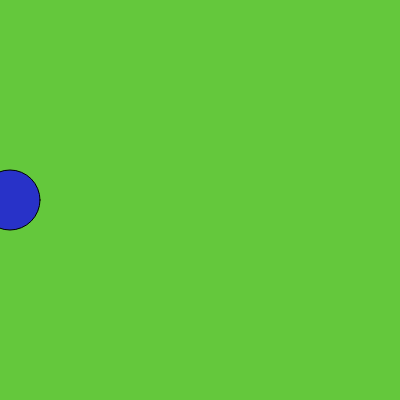
Frame 1 (no input)
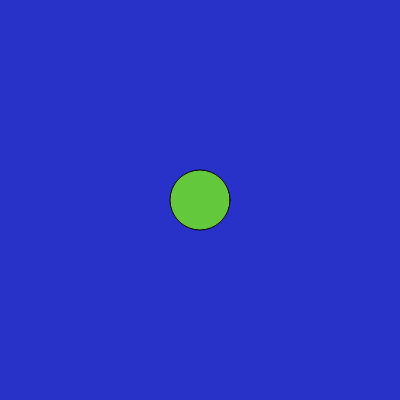
Frame 60 (no input)
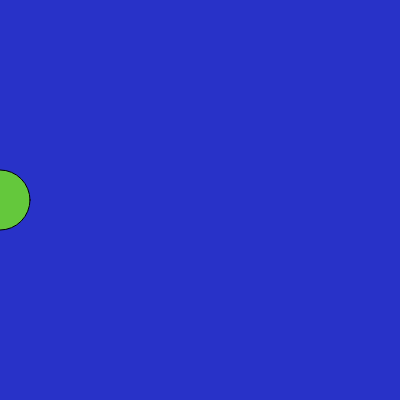
Frame 120 (the mouse pressed at the canvas centre since frame 60)

The p5.js sketch that drew these frames (run headless with seeded random() and noise() and a simulated clock; from frame 60 on, the mouse is pressed at the canvas centre):

// p5.js sketch
// ── sketch.js
/*
DMS110 - Arrays
introducing array - a new data structure
an enumerated list of elements, separated by commas.
An array can hold many values under a single name, and you can access the values by referring to an index number.

syntax:
arrayName = [element1, element2, element3 ...]
to get value of an element, use its zero-based index

x = arrayName[0];

sets x to the value of the first element in the array, similarly:

arrayName[1] = "badger";

sets the value of the second element in the array to the string "badger";
*/
// objects use name: value pairs
let myObject = {
  name: 'value',
  name2: 'value2',
};
// arrays use index numbers
let myArray = ['thing1', 'thing2'];
// they can be combined!
let arrayOfObjects = [
  {
    r: 100,
    g: 200,
    b: 60,
  },
  {
    r: 40,
    g: 50,
    b: 200,
  },
];

let objectWithArray = {
  myName: 'badger',
  myJobs: ['eating', 'sleeping', 'biting people'],
};

let x = 0;
let index = 0;
function setup() {
  createCanvas(400, 400);
  // dot notation to get value from object
  print(myObject.name2);
  // zero-based index to get value from array
  print(myArray[0]);
  // overrunning array index will return 'undefined'
  print(myArray[3]);
  // arrays have length property we can use
  // for loop to print contents of an array
  for (let i = 0; i < arrayOfObjects.length; ++i) {
    print(arrayOfObjects[i].r, arrayOfObjects[i].g, arrayOfObjects[i].b);
  }
  // combine random(), array.length property, with floor() function
  // to safely get a random value from an array
  let randomArrayIndex = floor(random(objectWithArray.myJobs.length));
  print(
    'My name is ' +
      objectWithArray.myName +
      " and I'm probably " +
      objectWithArray.myJobs[randomArrayIndex]
  );
}

function draw() {
  x = (x + 10) % width;
  if (x == 0) {
    index += 1;
    index %= 2;
  }
  background(
    arrayOfObjects[index].r,
    arrayOfObjects[index].g,
    arrayOfObjects[index].b
  );
  fill(
    arrayOfObjects[abs(index - 1)].r,
    arrayOfObjects[abs(index - 1)].g,
    arrayOfObjects[abs(index - 1)].b
  );
  ellipse(x, 200, 60);
}
